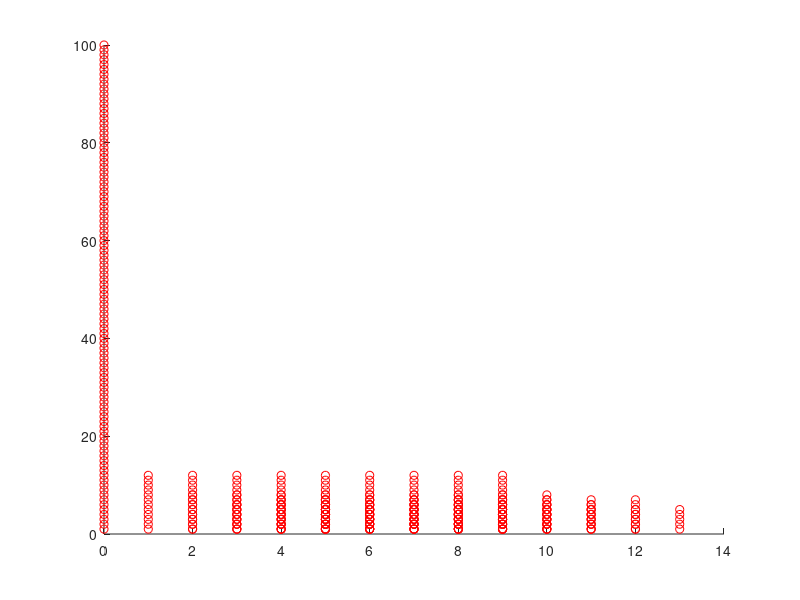

Write the MATLAB code that produced this figure.
nX = 100;
nY = 45;
num_blocks = 5;
sep = 1.1;
sz = nY/num_blocks;
SD = 5;
MEAN = 2;
rnd = MEAN.*randn(num_blocks,1) + SD;
disp(rnd);
block_y = zeros(num_blocks,1);
xcoor = 1:1:nX;
ycoor = zeros(1,nX);

fprintf("code is running...\n");
fprintf("x_coordinate size = %d, y_coordinate size = %d\n",nX,nY);
disp(size(xcoor));
disp(size(ycoor));
scatter(ycoor,xcoor,'r');
hold on;
for i = 1:nY
    pause(0.2);
    for j = 1:num_blocks
        if(floor(i/rnd(j)) > block_y(j))
            block_y(j) = block_y(j) + 1;
            xcoor = j:1:(j+sz-1);
            ycoor = block_y(j)*ones(sz,1);
            scatter(xcoor,ycoor,'r');
            fprintf("");
            hold on;
        end
    end
end
